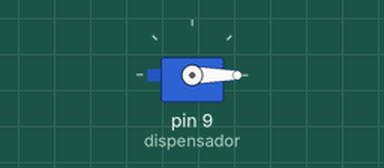
This sketch was run on a simulated Arduino Uno, built with avr-gcc and run on an emulated ATmega328P. Shown: servo.

Above: at 0.05 s.
At 6.0 s:
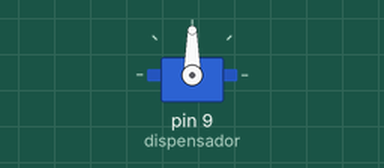
Timing chart, 0 to 7.8 s (numbered marks = the images above):
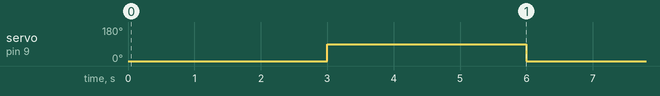

Measured:
- by itself, servo on pin 9 (dispensador): alternates 90° for 3.0 s and 0° for 3.0 s

The sketch:

servo.ino
```cpp
#include<Servo.h>

Servo dispensador;

void setup() {
  // put your setup code here, to run once:
  dispensador.attach(9);

}

void loop() {
  // put your main code here, to run repeatedly:
  dispensador.write(0);
  delay(3000);
  dispensador.write(90);
  delay(3000);
}
```
